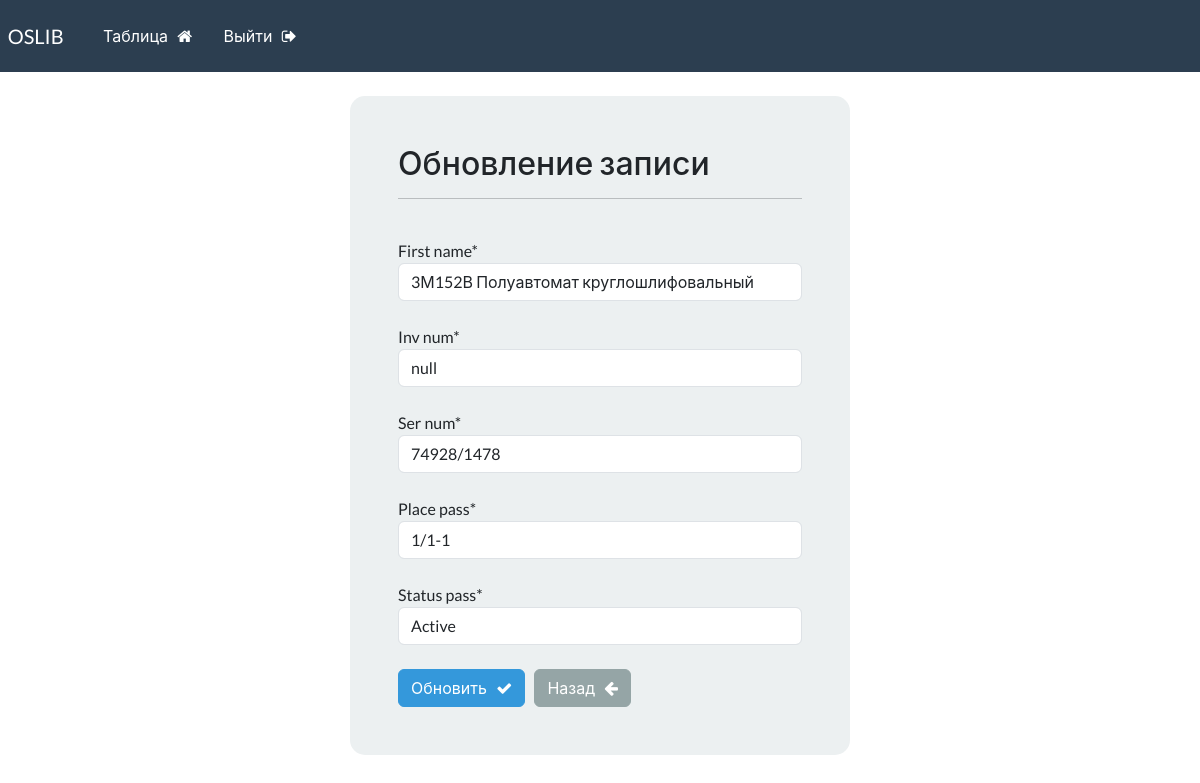
Page /update-record/2 (signed in) on the earlier database version.
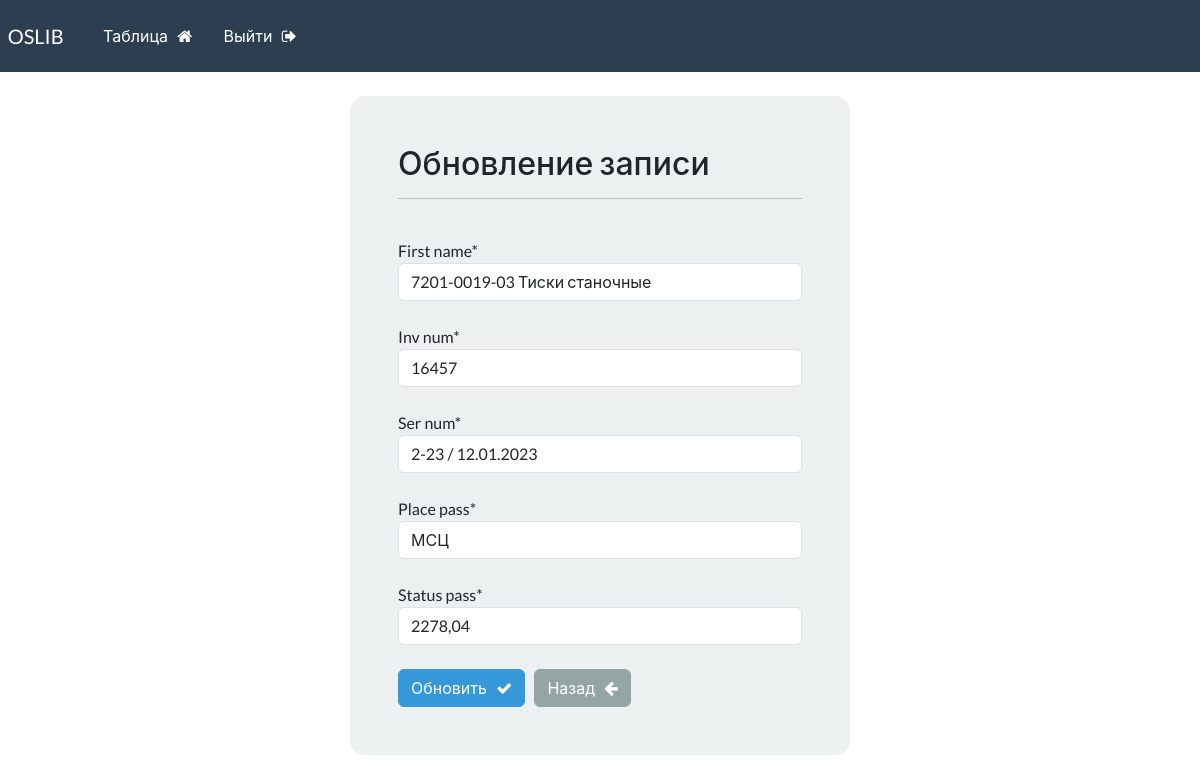
Same page on the later database version.
### webapp/models.py (models this page shows, shortened)
class Record(models.Model):
    creation_date = models.DateTimeField(auto_now_add=True)
    first_name = models.CharField(max_length=100)
    inv_num = models.CharField(max_length=50)
    ser_num = models.CharField(max_length=50)
    place_pass = models.CharField(max_length=50)
    status_pass = models.CharField(max_length=50)

### webapp/views.py (the view)
# urls.py: path('update-record/<int:pk>', views.update_record, name="update-record"),
@login_required(login_url='my-login')
def update_record(request, pk):
    record = Record.objects.get(id=pk)
    form = UpdateRecordForm(instance=record)
    if request.method == 'POST':
        form = UpdateRecordForm(request.POST, instance=record)
        if form.is_valid():
            form.save()
            messages.success(request, "Запись обновлена!")
            return redirect("dashboard")
    context = {'form': form}
    return render(request, 'webapp/update-record.html', context=context)

### webapp/forms.py
class UpdateRecordForm(forms.ModelForm):
    class Meta:
        model = Record
        fields = ['first_name', 'inv_num', 'ser_num', 'place_pass', 'status_pass']

### webapp/templates/webapp/update-record.html (shortened to what this page needs)
{% extends 'webapp/base.html' %}
{% load crispy_forms_tags %}
{% block content %}
    <body>
            <div class="container bg-light shadow-md p-5 form-layout">
                <h3>Обновление записи</h3>
                <hr>
                <br>
                <form method="POST" autocomplete="off">
                    {{form.first_name|as_crispy_field}}
                    <br>
                    {{form.inv_num|as_crispy_field}}
                    <br>
                    {{form.ser_num|as_crispy_field}}
                    <br>
                    {{form.place_pass|as_crispy_field}}
                    <br>
                    {{form.status_pass|as_crispy_field}}
                    <br>
                    <button type="submit" class="btn btn-info">
                        Обновить &nbsp; <i class="fa fa-check" aria-hidden="true"></i>
                    </button>
                    <a href="{% url 'dashboard' %}" class="btn btn-secondary">
                        Назад &nbsp; <i class="fa fa-arrow-left" aria-hidden="true"></i>
                    </a>
                </form>
            </div>
            <br>
    </body>
{% endblock %}

Differences in the rows shown:
changed Record: first_name "3М152В Полуавтомат круглошлифовальный" → "7201-0019-03 Тиски станочные"; inv_num "null" → "16457"; ser_num "74928/1478" → "2-23 / 12.01.2023"; place_pass "1/1-1" → "МСЦ"; status_pass "Active" → "2278,04"
